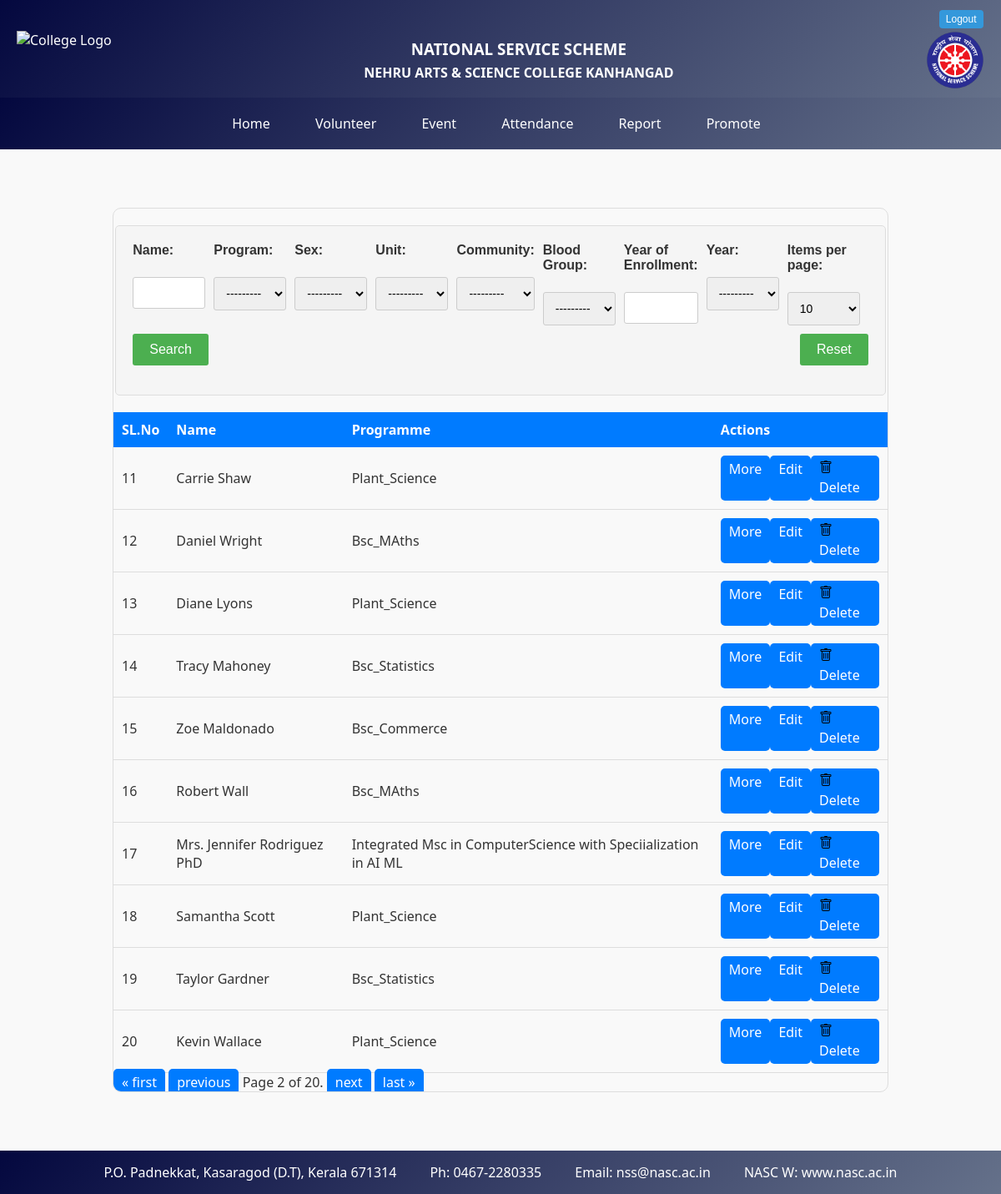
The page /vol?page=2 (signed in) on the database its author committed.
### nss/models.py (models this page shows, shortened)
class volunteer(models.Model):
    volunteer_id=models.AutoField(primary_key=True)
    name=models.CharField(max_length=25)
    status=models.CharField(default='active',max_length=20)
    guard_name=models.CharField(max_length=25)
    guard_mob_no=models.IntegerField()
    sex_choices=[
        ('male','Male'),('female','Female')
    ]
    sex=models.CharField(max_length=15,choices=sex_choices)
    dob=models.DateField()
    year_choices=[
        ('1','1'),('2','2'),('3','3')
    ]
    year=models.IntegerField(choices=year_choices)
    community_choices=[
        ('st','ST'),('sc','SC'),('general','General'),('obc','OBC')
    ]
    community=models.CharField(max_length=15,choices=community_choices)
    address=models.TextField()
    blood_group_choices=[
        ('a+','A+'),('a-','A-'),('b+','B+'),('b-','B-'),('o+','O+'),('o-','O-'),('ab+','AB+'),('ab-','AB-')
    ]
    blood_group=models.CharField(max_length=15,choices=blood_group_choices)
    height=models.IntegerField()
    unit_choices=[
        ('1','1'),('2','2'),('3','3')
    ]
    unit=models.IntegerField(choices=unit_choices)
    weight=models.IntegerField()
    mobile_no=models.IntegerField()
    Email_id=models.EmailField()
    year_of_enrollment=models.IntegerField()
    cultural_talents=models.TextField()
    hobbies=models.TextField()
    roll_no=models.IntegerField(unique=False,null=True)
    image=models.ImageField(upload_to='volunteers',default="")
    program=models.ForeignKey(Programme,on_delete=models.CASCADE)

class Programme(models.Model):
    programme_id=models.IntegerField(primary_key=True)
    dept=models.ForeignKey(Department,on_delete=models.CASCADE)
    program_name=models.CharField(max_length=65)
    no_of_sems=models.IntegerField()
    grad_level=models.CharField(max_length=10)
    def __str__(self):
        return f"{self.program_name}"

### nss/views.py (the view)
# urls.py: path("vol",views.view_volunteer,name='view_volunteer'),
@login_required()
def view_volunteer(request):
    try:
        volunteer_list = volunteer.objects.filter(status='active')
        volunteer_filter = VolunteerFilter(request.GET, queryset=volunteer_list)
        items_per_page = request.GET.get('items_per_page', 10)
        try:
            items_per_page = int(items_per_page)
        except ValueError:
            items_per_page = 10
        paginator = Paginator(volunteer_filter.qs, items_per_page)
        page_number = request.GET.get('page')
        page_obj = paginator.get_page(page_number)
        return render(request, 'nss/view_volunteer.html', {'filter': volunteer_filter, 'page_obj': page_obj, 'items_per_page': items_per_page})
    except Exception:
        return render(request,'nss/error.html')

### nss/context_processors.py (called while the page is built)
def group_processor(request):
    if request.user.is_authenticated:
        is_po_group = request.user.groups.filter(name='po').exists()
        is_vs_group = request.user.groups.filter(name='vs').exists()  # Adjust as needed
    else:
        is_po_group = False
        is_vs_group = False
    return {
        'is_po_group': is_po_group,
        'is_vs_group': is_vs_group,
    }

### nss/templates/nss/view_volunteer.html (shortened to what this page needs)
{% extends 'nss/base.html' %}
{% load static %}
{% block content %}
<head>
    <link rel="stylesheet" href="{% static 'css/view_volunteer.css' %}">
</head>
<div class="table-container">
    <form method="get" class="custom-form">
        <div class="form-field">
            <label for="id_name">Name:</label><br>
            {{ filter.form.name }}
        </div>
        <div class="form-field">
            <label for="id_program">Program:</label><br>
            {{ filter.form.program }}
        </div>
        <div class="form-field">
            <label for="id_location">Sex:</label><br>
            {{ filter.form.sex }}
        </div>
        <div class="form-field">
            <label for="id_unit">Unit:</label><br>
            {{ filter.form.unit }}
        </div>
        <div class="form-field">
            <label for="id_community">Community:</label><br>
            {{ filter.form.community }}
        </div>
        <div class="form-field">
            <label for="id_blood_group">Blood Group:</label><br>
            {{ filter.form.blood_group }}
        </div>
        <div class="form-field">
            <label for="id_yearofenrollement">Year of Enrollment:</label><br>
            {{ filter.form.year_of_enrollment }}
        </div>
        <div class="form-field">
            <label for="id_year">Year:</label><br>
            {{ filter.form.year }}
        </div>
        <div class="form-field">
            <label for="items_per_page">Items per page:</label><br>
            <select name="items_per_page" id="items_per_page">
                <option value="10" {% if request.GET.items_per_page == "10" %}selected{% endif %}>10</option>
            </select>
        </div>
        <div class="form-row">
        <input type="submit" value="Search" >
        <input type="reset" value="Reset" >
        </div>
    </form>
    <table id="volunteer-table">
        <tr>
            <th>SL.No</th>
            <th>Name</th>
            <th>Programme</th>
            <th>Actions</th>
        </tr>
        {% for volunteer in page_obj.object_list %}
        <tr>
            <td>{{ page_obj.start_index|add:forloop.counter0 }}</td>
            <td>{{ volunteer.name }}</td>
            <td>{{ volunteer.program.program_name }}</td>
            <td>
                <div class="button-container">
                    <a class="button" href="{% url 'volunteer_details' volunteer.volunteer_id %}">More</a>
                    <a class="button" href="{% url 'edit_volunteer' pk=volunteer.volunteer_id %}">Edit</a>
                    <a class="button delete-btn" href="{% url 'delete2' pk=volunteer.volunteer_id %}"><img src="{% static '/icons/trash.svg' %}">Delete</a>
                </div>
            </td>
        </tr>
        {% endfor %}
    </table>
    <div class="pagination">
        <span class="step-links">
            {% if page_obj.has_previous %}
                <a class="button" href="?{% if filter.form.data %}{{ filter.form.data.urlencode }}&{% endif %}page=1{% if request.GET.items_per_page %}&items_per_page={{ request.GET.items_per_page }}{% endif %}">&laquo; first</a>
                <a class="button" href="?{% if filter.form.data %}{{ filter.form.data.urlencode }}&{% endif %}page={{ page_obj.previous_page_number }}">previous</a>
            {% endif %}
            <span class="current">
                Page {{ page_obj.number }} of {{ page_obj.paginator.num_pages }}.
            </span>
            {% if page_obj.has_next %}
                <a class="button" href="?{% if filter.form.data %}{{ filter.form.data.urlencode }}&{% endif %}page={{ page_obj.next_page_number }}">next</a>
                <a class="button" href="?{% if filter.form.data %}{{ filter.form.data.urlencode }}&{% endif %}page={{ page_obj.paginator.num_pages }}">last &raquo;</a>
            {% endif %}
        </span>
    </div>
</div>
{% endblock %}

### static/css/base.css (style rules this page uses)
body { background-color: #f9f9f9; color: #333; font-family: 'Segoe UI', Tahoma, Geneva, Verdana, sans-serif; margin: 0; padding: 0; display: flex; flex-direction: column; min-height: 100vh; }

### static/css/view_volunteer.css (style rules this page uses)
.table-container { width: 80%; margin: 50px auto; border: 1px solid #ddd; border-radius: 10px; overflow-x: auto; }
table { width: 100%; border-collapse: collapse; }
th, td { padding: 10px; text-align: left; }
th { background-color: #007bff; color: #fff; }
td { border-bottom: 1px solid #ddd; }
a { color: white; text-decoration: underline; }
.button-container { display: flex; justify-content: space-between; }
.button { padding: 5px 10px; background-color: #007bff; color: white; text-decoration: none; border-radius: 5px; }
.custom-form { max-width: 95%; margin: 20px auto; padding: 20px; background-color: #f5f5f5; border: 1px solid #ddd; border-radius: 5px; font-family: Arial, sans-serif; display: flex; flex-wrap: wrap; justify-content: space-between; }
.form-row { width: 100%; display: flex; flex-wrap: wrap; justify-content: space-between; margin-bottom: 15px; }
.form-field { flex: 1; margin-right: 10px; }
.custom-form label { display: block; font-weight: bold; margin-bottom: 5px; }
.custom-form select, .custom-form input[type="text"], .custom-form input[type="number"], .custom-form input[type="email"] { width: 100%; padding: 10px; font-size: 14px; border: 1px solid #ccc; border-radius: 3px; box-sizing: border-box; }
.custom-form input[type="submit"], .custom-form input[type="reset"] { background-color: #4CAF50; color: white; padding: 10px 20px; border: none; cursor: pointer; border-radius: 3px; font-size: 16px; margin-top: 10px; }

### rows shown on the page
volunteer: start_index|add "11", name "Carrie Shaw", program.program_name "Plant_Science"
volunteer: start_index|add "12", name "Daniel Wright", program.program_name "Bsc_MAths"
volunteer: start_index|add "13", name "Diane Lyons", program.program_name "Plant_Science"
volunteer: start_index|add "14", name "Tracy Mahoney", program.program_name "Bsc_Statistics"
volunteer: start_index|add "15", name "Zoe Maldonado", program.program_name "Bsc_Commerce"
volunteer: start_index|add "16", name "Robert Wall", program.program_name "Bsc_MAths"
volunteer: start_index|add "17", name "Mrs. Jennifer Rodriguez PhD", program.program_name "Integrated Msc in ComputerScience with Speciialization in AI ML"
volunteer: start_index|add "18", name "Samantha Scott", program.program_name "Plant_Science"
volunteer: start_index|add "19", name "Taylor Gardner", program.program_name "Bsc_Statistics"
volunteer: start_index|add "20", name "Kevin Wallace", program.program_name "Plant_Science"

### other values the page prints
{{ page_obj.number }} "2"
{{ page_obj.paginator.num_pages }} "20"
